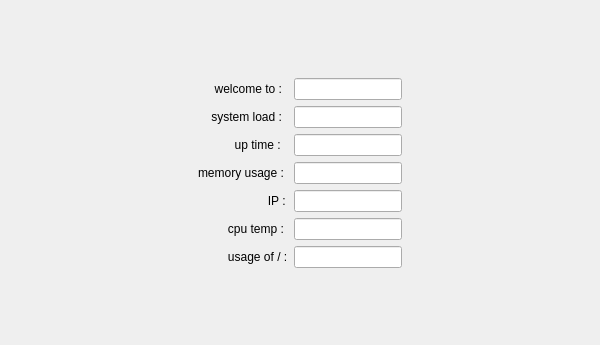
<?xml version="1.0" encoding="UTF-8"?>
<ui version="4.0">
 <class>MainWindow</class>
 <widget class="QMainWindow" name="MainWindow">
  <property name="geometry">
   <rect>
    <x>0</x>
    <y>0</y>
    <width>600</width>
    <height>345</height>
   </rect>
  </property>
  <property name="minimumSize">
   <size>
    <width>0</width>
    <height>0</height>
   </size>
  </property>
  <property name="windowTitle">
   <string>MainWindow</string>
  </property>
  <widget class="QWidget" name="centralwidget">
   <layout class="QGridLayout" name="gridLayout">
    <item row="0" column="1">
     <spacer name="verticalSpacer_2">
      <property name="orientation">
       <enum>Qt::Vertical</enum>
      </property>
      <property name="sizeHint" stdset="0">
       <size>
        <width>20</width>
        <height>16</height>
       </size>
      </property>
     </spacer>
    </item>
    <item row="1" column="0">
     <spacer name="horizontalSpacer">
      <property name="orientation">
       <enum>Qt::Horizontal</enum>
      </property>
      <property name="sizeHint" stdset="0">
       <size>
        <width>130</width>
        <height>20</height>
       </size>
      </property>
     </spacer>
    </item>
    <item row="1" column="1">
     <layout class="QHBoxLayout" name="horizontalLayout">
      <item>
       <layout class="QFormLayout" name="formLayout">
        <item row="0" column="0">
         <widget class="QLabel" name="label">
          <property name="text">
           <string>     welcome to :</string>
          </property>
         </widget>
        </item>
        <item row="0" column="1">
         <widget class="QLineEdit" name="lineEdit_versions"/>
        </item>
        <item row="1" column="0">
         <widget class="QLabel" name="label_2">
          <property name="text">
           <string>    system load :</string>
          </property>
         </widget>
        </item>
        <item row="1" column="1">
         <widget class="QLineEdit" name="lineEdit_system_load"/>
        </item>
        <item row="2" column="0">
         <widget class="QLabel" name="label_3">
          <property name="text">
           <string>           up time :</string>
          </property>
         </widget>
        </item>
        <item row="2" column="1">
         <widget class="QLineEdit" name="lineEdit_up_time"/>
        </item>
        <item row="3" column="0">
         <widget class="QLabel" name="label_4">
          <property name="text">
           <string>memory usage :</string>
          </property>
         </widget>
        </item>
        <item row="3" column="1">
         <widget class="QLineEdit" name="lineEdit_memory"/>
        </item>
        <item row="4" column="0">
         <widget class="QLabel" name="label_5">
          <property name="text">
           <string>                     IP :</string>
          </property>
         </widget>
        </item>
        <item row="4" column="1">
         <widget class="QLineEdit" name="lineEdit_ip"/>
        </item>
        <item row="5" column="0">
         <widget class="QLabel" name="label_6">
          <property name="text">
           <string>         cpu temp :</string>
          </property>
         </widget>
        </item>
        <item row="5" column="1">
         <widget class="QLineEdit" name="lineEdit_cpu"/>
        </item>
        <item row="6" column="0">
         <widget class="QLabel" name="label_7">
          <property name="text">
           <string>         usage of / :</string>
          </property>
         </widget>
        </item>
        <item row="6" column="1">
         <widget class="QLineEdit" name="lineEdit_usage"/>
        </item>
       </layout>
      </item>
     </layout>
    </item>
    <item row="1" column="2">
     <spacer name="horizontalSpacer_2">
      <property name="orientation">
       <enum>Qt::Horizontal</enum>
      </property>
      <property name="sizeHint" stdset="0">
       <size>
        <width>129</width>
        <height>20</height>
       </size>
      </property>
     </spacer>
    </item>
    <item row="2" column="1">
     <spacer name="verticalSpacer">
      <property name="orientation">
       <enum>Qt::Vertical</enum>
      </property>
      <property name="sizeHint" stdset="0">
       <size>
        <width>20</width>
        <height>16</height>
       </size>
      </property>
     </spacer>
    </item>
   </layout>
  </widget>
 </widget>
 <resources/>
 <connections/>
</ui>
